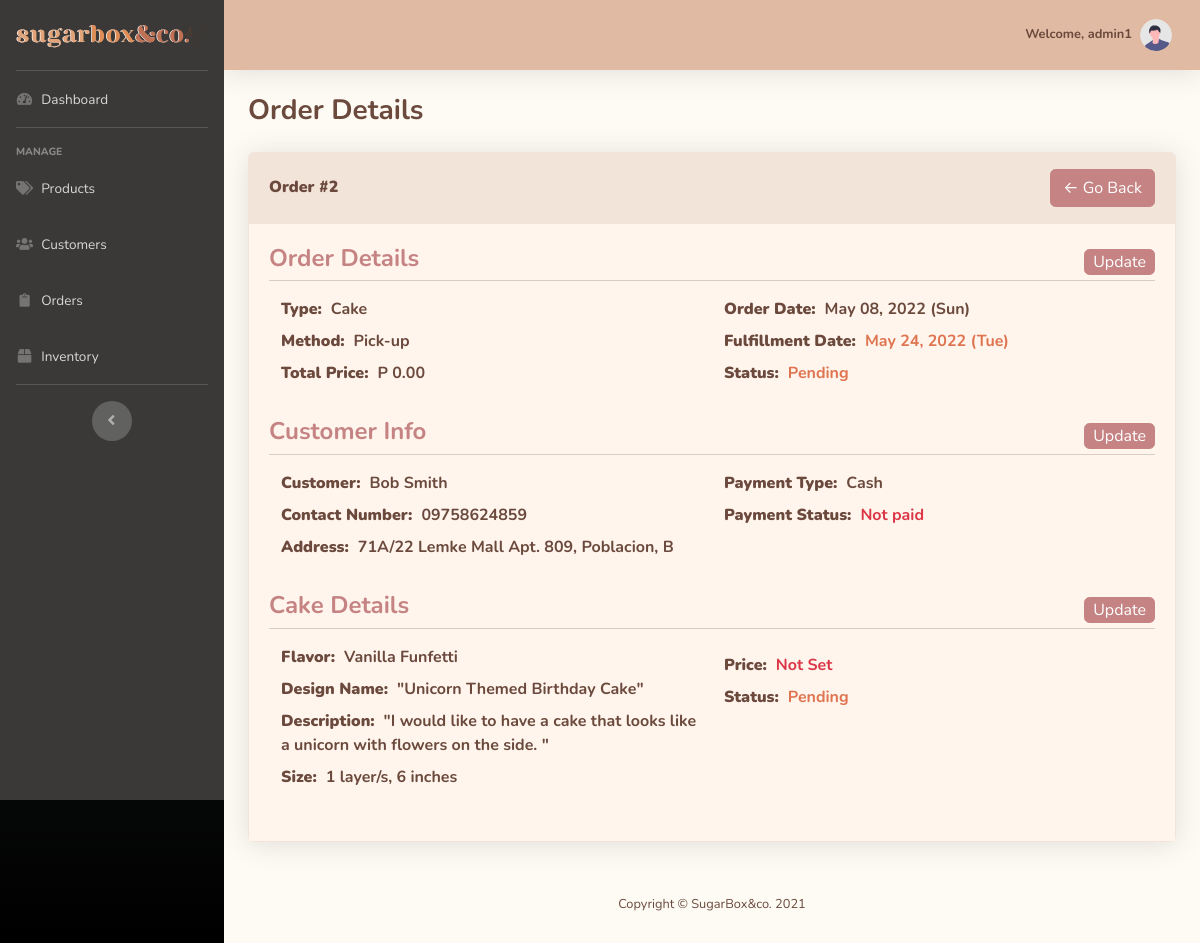
Before: /admin-src/orderDetails.php?order_ID=2 (signed in) with the older database file.
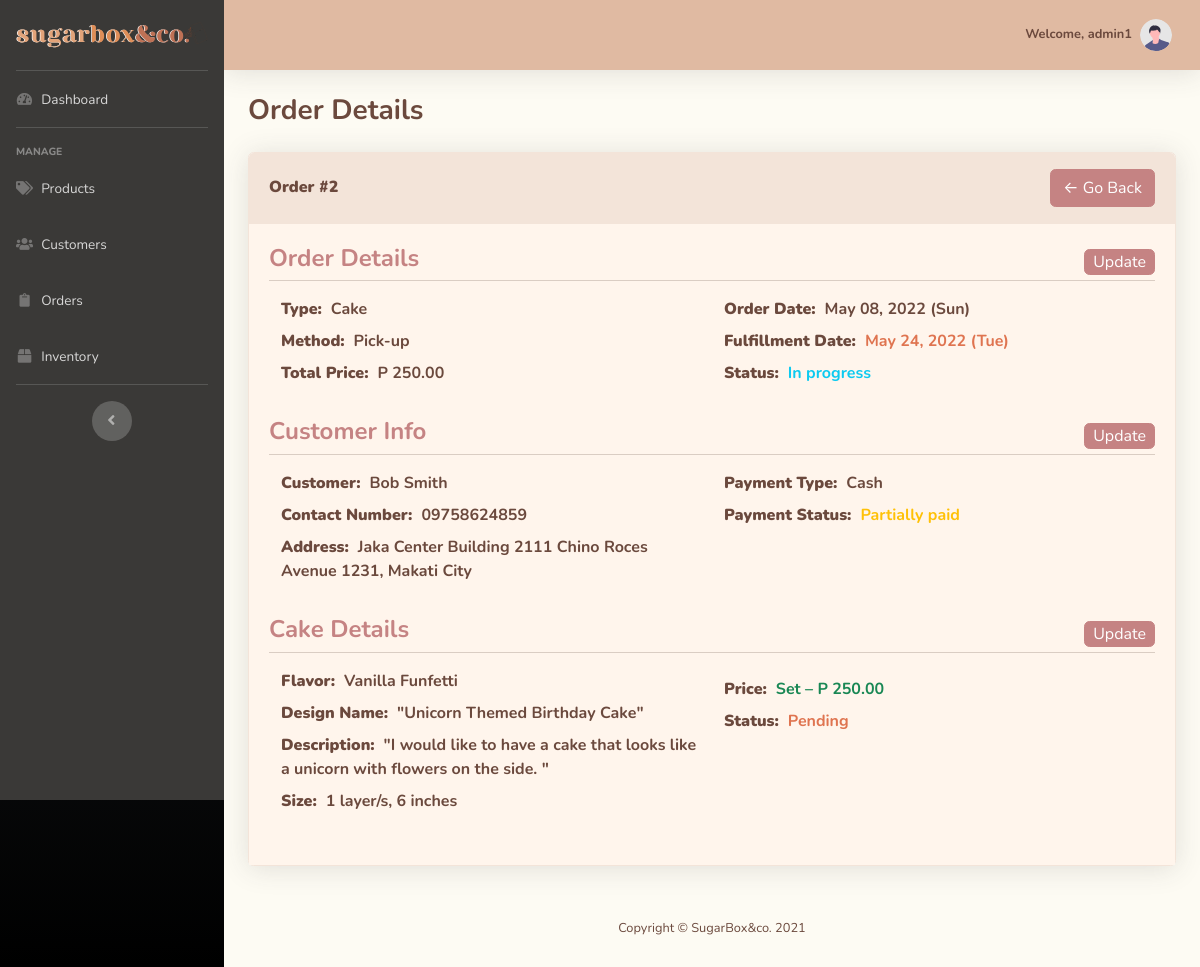
After: the same page with the newer database file.
### tables this page shows
CREATE TABLE `orders` (
  `Order_ID` int(11) NOT NULL,
  `Cust_ID` int(11) NOT NULL,
  `Order_Placement_Date` timestamp NOT NULL DEFAULT current_timestamp(),
  `Order_Fullfilment_Date` timestamp NOT NULL DEFAULT '0000-00-00 00:00:00',
  `Order_Type` enum('Pick-up','Delivery','','') NOT NULL COMMENT '''Pick-up'', ''Delivery''',
  `Order_Status` enum('Pending','In progress','Ready for pick-up','Delivering','Delivery failed','Claimed','Cancelled') NOT NULL COMMENT '''Pending'',''In progress'',''Ready for pick-up'',''Delivering'',''Delivery failed'',''Claimed'',''Cancelled''',
  `Total_Price` float(15,2) NOT NULL
);

CREATE TABLE `customer` (
  `Cust_ID` int(11) NOT NULL,
  `Cust_FName` varchar(40) NOT NULL,
  `Cust_LName` varchar(40) NOT NULL,
  `Cust_ContactNo` varchar(11) NOT NULL,
  `Cust_Address` varchar(255) NOT NULL
);

CREATE TABLE `cake_orders` (
  `Order_ID` int(11) NOT NULL,
  `Cake_ID` int(11) NOT NULL,
  `Cake_Price` float(15,2) DEFAULT NULL,
  `Price_Status` enum('Not Set','Set') NOT NULL COMMENT '''Not Set'', ''Set''',
  `Status` enum('Pending','Accepted','Rejected') NOT NULL COMMENT '''Pending'', ''Accepted'', ''Rejected'''
);

CREATE TABLE `cake` (
  `Cake_ID` int(11) NOT NULL,
  `Flavor_Name` varchar(40) NOT NULL,
  `Design_Name` varchar(40) NOT NULL,
  `Design_Description` varchar(255) NOT NULL,
  `CakeSize_ID` int(11) NOT NULL
);

CREATE TABLE `cake_size` (
  `Size_ID` int(11) NOT NULL,
  `Layer_Count` int(1) NOT NULL,
  `Layer_Size` varchar(40) NOT NULL
);

### admin-src/orderDetails.php (the view, shortened to what the changed rows need)
<?php
include 'includes/header.php';
include 'includes/topbar.php'
?>
<head>
</head>
<div class="container-fluid">
    <div class="d-flex align-items-center justify-content-between mb-4">
        <h1 class="h3 mb-0 text-content"><strong>Order Details</strong></h1>
    </div>
    <div class="card shadow mb-4 border-section">
        <div class="card-body bg-section2">
        <?php
        if (isset($_GET['order_ID'])) {
            $conn = db_connect();
            $orderID = $_GET['order_ID'];
            $query = "SELECT `orders`.*, `customer`.* FROM `orders`
                        INNER JOIN `customer` ON `orders`.`Cust_ID`=`customer`.`Cust_ID`
                        WHERE `Order_ID`='$orderID'";
            $result = mysqli_query($conn, $query);
            $order = mysqli_fetch_assoc($result);
            $query = "SELECT * FROM `payment` WHERE `Order_ID`='$orderID'";
            $result = mysqli_query($conn, $query);
            $payment = mysqli_fetch_assoc($result);
            $query = "SELECT `order_line`.*, `side_products`.*, `sideproduct_sizes`.* FROM `order_line`
                        INNER JOIN `side_products` ON `order_line`.`Prod_ID`=`side_products`.`SideProd_ID`
                        INNER JOIN `sideproduct_sizes` ON `order_line`.`Size_ID`=`sideproduct_sizes`.`Size_ID`
                        WHERE `Order_ID`='$orderID'";
            $result = mysqli_query($conn, $query);
            $orderType = "Side";
            if (!mysqli_num_rows($result) > 0) {
                $query = "SELECT `cake_orders`.*, `cake`.*, `cake_size`.* FROM `cake_orders`
                            INNER JOIN `cake` ON `cake_orders`.`Cake_ID`=`cake`.`Cake_ID`
                            INNER JOIN `cake_size` ON `cake`.`CakeSize_ID`=`cake_size`.`Size_ID`
                            WHERE `Order_ID`='$orderID'";
                $result = mysqli_query($conn, $query);
                $orderType = "Cake";
            }
            $orderLine = array();
            while ($row = mysqli_fetch_array($result)) {
                $orderLine[] = $row;
            }
        ?>
        <div class="d-flex align-items-center justify-content-between">
            <h4 class="text-subheading font-weight-bold">Order Details</h4>
            <div class="d-flex">
                <input class="btn btn-subheading px-2 py-0" data-toggle="modal" data-target="#editOrderDetails" type="submit" value="Update">
            </div>
        </div>
        <hr class="bg-section mt-0">
        <div class="mb-4 d-flex">
            <div class="col">
                <p class="text-content font-weight-bold mb-2"><strong class="font-weight-bolder">Type:&nbsp;</strong> <?php echo $orderType ?></p>
                <p class="text-content font-weight-bold mb-2"><strong class="font-weight-bolder">Method:&nbsp;</strong> <?php echo $order['Order_Type'] ?></p>
                <p class="text-content font-weight-bold mb-2"><strong class="font-weight-bolder">Total Price:&nbsp;</strong> P <?php echo $order['Total_Price'] ?></p>
            </div>
            <div class="col">
                <p class="text-content font-weight-bold mb-2"><strong class="font-weight-bolder">Order Date:&nbsp;</strong> <?php echo date('F d, Y (D)', strtotime($order['Order_Placement_Date'])) ?></p>
                <p class="text-content font-weight-bold mb-2"><strong class="font-weight-bolder">Fulfillment Date:&nbsp;</strong> <span class="text-titleColor"><?php echo date('F d, Y (D)', strtotime($order['Order_Fullfilment_Date'])) ?></span></p>
                <p class="text-content font-weight-bold mb-2"><strong class="font-weight-bolder">Status:&nbsp;</strong> <span class="<?php
                    switch ($order['Order_Status']) {
                        case 'Pending': echo "text-titleColor"; break;
                        case 'In progress': echo "text-info"; break;
                    }
                ?>"><?php echo $order['Order_Status'] ?></span></p>
            </div>
        </div>
        <div class="d-flex align-items-center justify-content-between">
            <h4 class="text-subheading font-weight-bold">Customer Info</h4>
            <div class="d-flex">
                <input class="btn btn-subheading px-2 py-0" data-toggle="modal" data-target="#editCustInfo" type="submit" value="Update">
            </div>
        </div>
        <hr class="bg-section mt-0">
        <div class="mb-4 d-flex">
            <div class="col">
                <p class="text-content font-weight-bold mb-2"><strong class="font-weight-bolder">Customer:&nbsp;</strong> <?php echo $order['Cust_FName'] . " " . $order['Cust_LName'] ?></p>
                <p class="text-content font-weight-bold mb-2"><strong class="font-weight-bolder">Contact Number:&nbsp;</strong> <?php echo $order['Cust_ContactNo'] ?></p>
                <p class="text-content font-weight-bold mb-2"><strong class="font-weight-bolder">Address:&nbsp;</strong> <?php echo $order['Cust_Address'] ?></p>
            </div>
            <div class="col">
                <p class="text-content font-weight-bold mb-2"><strong class="font-weight-bolder">Payment Type:&nbsp;</strong> <?php echo $payment['Payment_Type'] ?></p>
                <p class="text-content font-weight-bold mb-2"><strong class="font-weight-bolder">Payment Status:&nbsp;</strong> <span class="<?php
                    switch ($payment['Payment_Status']) {
                        case 0: echo "text-danger"; break;
                        case 1: echo "text-warning"; break;
                    }
                ?>"><?php
                    switch ($payment['Payment_Status']) {
                        case 0: echo "Not paid"; break;
                        case 1: echo "Partially paid"; break;
                    }
                ?></span></p>
            </div>
        </div>
        <?php if ($orderType == "Side") { ?>
            <div class="d-flex align-items-center justify-content-between">
                <h4 class="text-subheading font-weight-bold">Items</h4>
            </div>
            <hr class="bg-section mt-0">
            <div class="mb-4">
                <div class="col">
                    <ol class="pl-3 d-flex flex-wrap">
                    <?php foreach ($orderLine as $item) { ?>
                        <li class="col-3">
                            <p class="text-content font-weight-bold"><strong class="font-weight-bolder"><?php echo $item['SideProd_Name'] ?></strong></p>
                            <img class="card-img mb-2" style="width:150px; height:120px; object-fit:cover" src="../assets/<?php echo $item['SideProd_Image'] ?>" alt="<?php echo $item['SideProd_Name'] ?>">
                            <p class="text-content font-weight-bold my-2"><strong class="font-weight-bolder">Size:&nbsp;</strong> <?php echo $item['Size_Description'] ?></p>
                            <p class="text-content font-weight-bold mb-2"><strong class="font-weight-bolder">Quantity:&nbsp;</strong> <?php echo $item['Order_Quantity'] ?></p>
                            <p class="text-content font-weight-bold mb-2"><strong class="font-weight-bolder">Line Price:&nbsp;</strong> P <?php echo $item['Line_Price'] ?></p>
                        </li>
                    <?php } ?>
                    </ol>
                </div>
            </div>
        <?php } else if ($orderType == "Cake") { ?>
            <div class="d-flex align-items-center justify-content-between">
                <h4 class="text-subheading font-weight-bold">Cake Details</h4>
                <div class="d-flex">
                    <input class="btn btn-subheading px-2 py-0" data-toggle="modal" data-target="#editCakeDetails" type="submit" value="Update">
                </div>
            </div>
            <hr class="bg-section mt-0">
            <div class="mb-4 d-flex">
                <div class="col">
                    <p class="text-content font-weight-bold mb-2"><strong class="font-weight-bolder">Flavor:&nbsp;</strong> <?php echo $orderLine[0]['Flavor_Name'] ?></p>
                    <p class="text-content font-weight-bold mb-2"><strong class="font-weight-bolder">Design Name:&nbsp;</strong> "<?php echo $orderLine[0]['Design_Name'] ?>"</p>
                    <p class="text-content font-weight-bold mb-2"><strong class="font-weight-bolder">Description:&nbsp;</strong> "<?php echo $orderLine[0]['Design_Description'] ?>"</p>
                    <p class="text-content font-weight-bold mb-2"><strong class="font-weight-bolder">Size:&nbsp;</strong> <?php echo $orderLine[0]['Layer_Count'] . " layer/s, " . $orderLine[0]['Layer_Size'] ?></p>
                </div>
                <div class="col">
                    <p class="text-content font-weight-bold my-2"><strong class="font-weight-bolder">Price:&nbsp;</strong> <span class="<?php
                        switch ($orderLine[0]['Price_Status']) {
                            case 'Not Set': echo 'text-danger'; break;
                            case 'Set': echo 'text-success'; break;
                        }
                    ?>"><?php echo $orderLine[0]['Price_Status'] ?><?php if ($orderLine[0]['Cake_Price']) echo ' – P ' . $orderLine[0]['Cake_Price'] ?></span></p>
                    <p class="text-content font-weight-bold mb-2"><strong class="font-weight-bolder">Status:&nbsp;</strong> <span class="<?php
                        switch ($orderLine[0]['Status']) {
                            case 'Pending': echo 'text-titleColor'; break;
                        }
                    ?>"><?php echo $orderLine[0]['Status'] ?></span></p>
                </div>
            </div>
        <?php }
        } ?>
        </div>
    </div>
</div>
<?php
include 'includes/footer.php';
include 'includes/scripts.php'
?>

Changed rows visible on the page:
changed orders "Pick-up": Total_Price "0.00" → "250.00"; Order_Status "Pending" → "In progress"; Cust_ID.Cust_Address "71A/22 Lemke Mall Apt. 809, Poblacion, B" → "Jaka Center Building 2111 Chino Roces Avenue 1231, Makati City"
changed payment "Cash": Payment_Status "0" → "1" (drawn)
changed cake_orders "Pending": Price_Status "Not Set" → "Set"; Cake_Price (not shown) → "250.00"
Other visible differences:
text no longer shown: "Not paid"
text now shown: "Partially paid – P"
